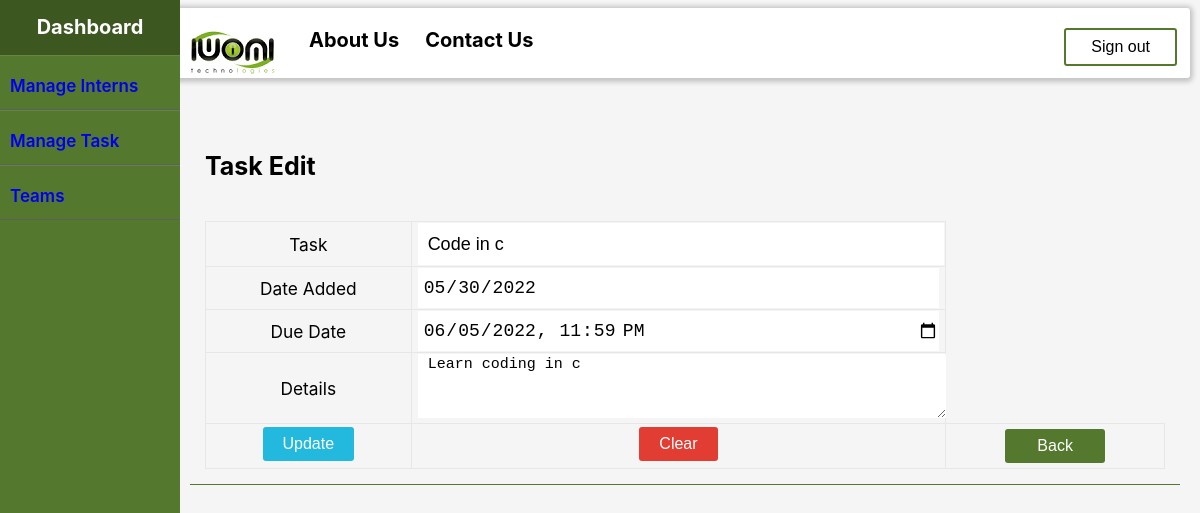
The app's page /eventeditor.php?id=1 with its own data.
### tables this page shows
CREATE TABLE IF NOT EXISTS `eventdata` (
  `TaskID` int(10) NOT NULL AUTO_INCREMENT,
  `Task` varchar(55) NOT NULL,
  `DateAdded` date NOT NULL,
  `due_date` datetime NOT NULL,
  `Details` varchar(255) NOT NULL,
  `status` enum('NOT DONE','DONE') NOT NULL DEFAULT 'NOT DONE',
  PRIMARY KEY (`TaskID`)
);

### eventeditor.php (the view, shortened to what this page needs)
<?php
  include("connection.php");
?>
<!DOCTYPE html>
<html>
<head>
	<link rel="stylesheet" href="css/dashboard.css" type="text/css">
</head>
 <body>
	<div id="container">
		<nav id="menu">
			<ul>
				<li class="menuitem"><a href="index.php"><img src = "pictures/iwomi-smaller.png" ></a></li>
				<li class="menuitem"><a href="about.php">About Us</a></li>
				<li class="menuitem"><a href="contact.php">Contact Us</a></li>
				<li>
					<ul>
						<li class ="signup"><a href = "logout.php"><button class = "button buttongreen">Sign out</button></a>
						</li>
					</ul>
				</li>
			</ul>
	    </nav>
		 <aside>
			<nav id="leftmenu">
				<a href = "dashboard.php"><h3>Dashboard</h3></a>
				<ul>
					<li><a href="manageUser.php">Manage Interns</a></li>
					<li><a href="view.php">Manage Task</a></li>
					<li><a href="manageteams.php">Teams</a></li>
				</ul>
			</nav>
		</aside>
<section>
<form name = 'eventadder' method ='POST' action ="pupdatetask.php">
	<?php
				 $id = $_GET['id'];
				 $row = mysqli_query($con, "SELECT * FROM eventdata where TaskID = '$id'");
				 $st_row =mysqli_fetch_array($row);
			 ?>
	<header>
	 <h2>Task Edit</h2>
	<br>
	</header>
	   <table width = '100%'>
	    <tr>
		 <td width= '200px'>Task</td>
		 <td width= '300px'><input type='text' name='task' value = "<?php echo $st_row['Task'] ?>"></td>
		</tr>
		<tr>
		 <td width= '200px'>Date Added</td>
		 <td width= '300px'><input type='date' name='dateadded'  value = "<?php echo $st_row['DateAdded'] ?>" readonly></td>
		</tr>
		<tr>
		<td width ='200px'>Due Date</td>
		<td width ='300px'><input type ='datetime-local' name='duedate' value = "<?php echo $st_row['due_date'] ?>"></td>
		</tr>
		<tr>
		 <td width= '200px'>Details</td>
		 <td width='700px'><textarea name='details' ><?php echo $st_row['Details'] ?></textarea></td>
		</tr>
		<tr>
		 <td><input type = 'submit' value='Update' name='update' class='append'/></td>
		 <td><input type = 'reset'  value='Clear' class='delete'/></td>
		 <td><input type = 'button'  value='Back' onclick=history.back();return true;/></td>
		</tr>
		</table>
</form>
		</section>
	</div>
</body>
</html>

### css/dashboard.css (style rules this page uses)
* { margin: 0 auto 0 auto; text-align:left; }
body { min-width: 575px; margin:0; padding-top:0px; text-align:left; font-size:13px; font-family:Arial, Helvetica, sans-serif; color:#000000; background-color: #f5f5f5; width:100%; overflow:auto; display: block; font-family: BlinkMacSystemFont, 'Segoe UI', Roboto, Oxygen, Ubuntu, Cantarell, 'Open Sans', 'Helvetica Neue', sans-serif; }
a { text-decoration:none; }
table { margin-top: 25px; margin-left: auto; margin-right: auto; width:100%; height: auto; border-collapse:collapse; background: #f5f5f5; border-top-left-radius: 5px; border-top-right-radius: 5px; font-size: 13pt; font-family: BlinkMacSystemFont, 'Segoe UI', Roboto, Oxygen, Ubuntu, Cantarell, 'Open Sans', 'Helvetica Neue', sans-serif }
table td, th { width: auto; height : auto; border-collapse: collapse; border:1px solid #e7e7e7; text-align :center; float : center; }
h2 { font-size: 25px; padding-bottom:10px; padding-left: 5px; font-weight: bolder; }
h3 { font-size:20px; font-weight:bold; padding:10px 0; color:#054dbc; }
#container { width:100%; overflow:auto; margin:0; }
header { width:960px; height:85px; }
header >h2 { float:left; padding:40px 20px 0 0; left: 20px; }
nav#menu { display:block; float: right; clear:both; text-align: center; width: 85%; height: 50px; padding-top: 20px; margin: 8px 10px; background-color: #ffffff; box-shadow: 0px 1px 5px 3px rgb(196, 196, 196); border-radius: 3px; }
nav#menu ul { list-style:none; padding:0; margin-left:auto; width:100%; }
nav#menu li { list-style:none; padding-top: 20px; display: inline; }
nav#menu li a,#menu li a:visited { float:left; color:#000000; text-decoration:none; text-align:center; font-size:15pt; font-weight:bold; padding:0 13px 0 13px; }
nav#leftmenu { position: fixed; display: block; margin-top:0px; width:180px; float:left; background:#54782E; height: 100%; font-family: BlinkMacSystemFont, 'Segoe UI', Roboto, Oxygen, Ubuntu, Cantarell, 'Open Sans', 'Helvetica Neue', sans-serif; }
nav#leftmenu ul { list-style: none; padding:0; }
nav#leftmenu li { list-style:none; padding:15px 0 8px 10px; line-height: 30px; border-top: 1px solid rgb(255,255,255,.1); border-bottom: 1px solid rgb(95, 95, 95); transition: 0.05s; font-size: 17px; font-weight: 630; }
nav#leftmenu h3 { color:#ffffff; height: 30px; padding-top: 15px; padding-bottom: 10px; text-align: center; background: #3d5721; font-size: 20px; }
div#container { width: auto; overflow: auto; }
section { width: 80%; margin-top: 10px; padding-top: 25px; align-items: flex-end; margin-right: 20px; float: right; border-bottom: 1px solid #54782E; padding:15px; margin-left:15px; }
.table1>table>th, td { text-align: center; padding: 1px 6px; }
.signup { float:right; margin-top:-20px; }
.button { background-color: #54782E; border: none; color: white; padding: 8px 25px; text-align: center; text-decoration: none; display: inline-block; font-size: 16px; margin-bottom: 4px; -webkit-transition-duration: 0.4s; transition-duration: 0.4s; cursor: pointer; border-radius: 3px; }
.delete { background-color: #E23D32; border: none; color: white; padding: 8px 20px; text-align: center; text-decoration: none; display: inline-block; font-size: 16px; margin-bottom: 4px; -webkit-transition-duration: 0.4s; transition-duration: 0.4s; cursor: pointer; border-radius: 3px; }
.append { background-color: #23b9df; border: none; color: white; padding: 8px 20px; text-align: center; text-decoration: none; display: inline-block; font-size: 16px; margin-bottom: 4px; -webkit-transition-duration: 0.4s; transition-duration: 0.4s; cursor: pointer; border-radius: 3px; }
.buttongreen { background-color: white; color: black; border: 2px solid #54782E; }
input[type=button] { background-color: #54782E; border: none; color: white; padding: 8px 32px; text-decoration: none; font-size: 16px; margin: 4px 2px; cursor: pointer; border-radius: 3px; }
input[type=date], input[type=datetime-local] { width: 99%; height: 40px; font-size: 18px; padding-left: 5px; border: none; }
input[type=text], input[type=email], input[type=password] { width: 99%; height: 40px; font-size: 18px; padding-left: 10px; padding-right: 0px; text-align:left; border: none; }
textarea { width: 99%; height: 60px; font-size: 15px; text-align:left; padding-left: 10px; border: none; }

### records on screen
eventdata: task "Code in c", dateadded "05/30/2022", duedate "06/05/2022 23:59", details "Learn coding in c"
